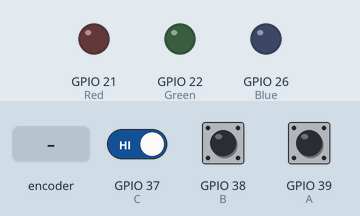
A program run on a simulated ESP32 board running MicroPython. Parts: output pins drawn as LEDs (lit = HIGH). Dashed ring = blinking. The inputs (shaded band) are chosen by the test bench; at power-on: GPIO 37 (C) HIGH, GPIO 38 (B) HIGH, GPIO 39 (A) HIGH.

Above: at 1.2 s.
1.3 s: rotary encoder on GPIO 39 (A) / GPIO 38 (B) turned 3 steps (first pin leading)
At 1.73 s:
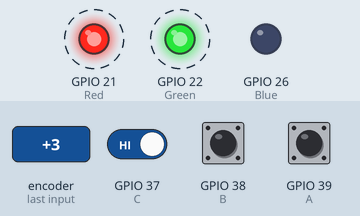
3.4 s: GPIO 37 (C) driven LOW
At 3.9 s:
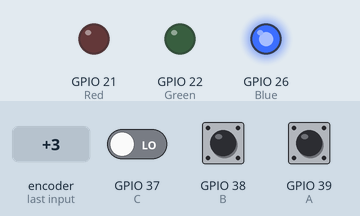
4.9 s: rotary encoder on GPIO 39 (A) / GPIO 38 (B) turned 1 step (first pin leading)
At 5.4 s:
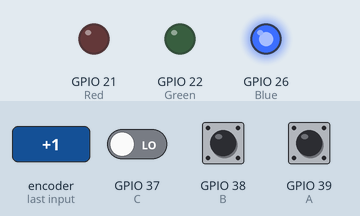
6.6 s: rotary encoder on GPIO 39 (A) / GPIO 38 (B) turned 3 steps (first pin leading)
At 7.03 s:
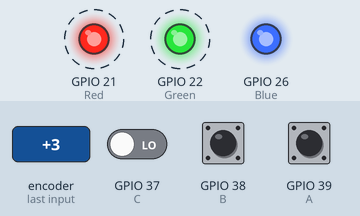
8.7 s: rotary encoder on GPIO 39 (A) / GPIO 38 (B) turned 2 steps (second pin leading)
At 9.5 s:
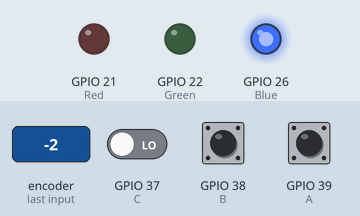
10.6 s: GPIO 37 (C) driven HIGH
At 11.8 s:
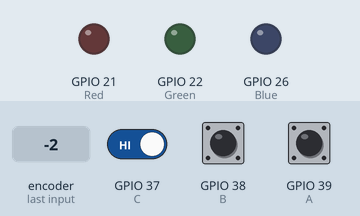
Timing chart, 0 to 13.1 s (numbered marks = the images above; inputs shaded):
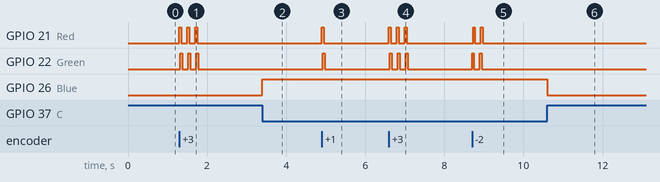

The program:

leds.py
```python
from machine import Pin

# Set the three GPIOs connected to the LEDs to output mode
Red = Pin(21, Pin.OUT)
Green = Pin(22, Pin.OUT)
Blue = Pin(26, Pin.OUT)

# Set the three GPIOs connected to the M5Stack buttons to input mode
A = Pin(39, Pin.IN)
B = Pin(38, Pin.IN)
C = Pin(37, Pin.IN)

while True:
    if A() == 0: # if button A is pressed, turn the Red LED on
        Red(1)
    else:
        Red(0)
    if B() == 0: # if button B is pressed, turn the Green LED on
        Green(1)
    else:
        Green(0)
    if C() == 0: # if button C is pressed, turn the Blue LED on
        Blue(1)
    else:
        Blue(0)
```

Measured:
- after the input at 1.3 s, GPIO 21 (Red), GPIO 22 (Green): alternates HIGH for 0.05 s and LOW for 0.15 s, 6 changes in all, then stays LOW, starting at once
- after the input at 3.4 s, GPIO 26 (Blue): LOW → HIGH at once
- after the input at 4.9 s, GPIO 21 (Red), GPIO 22 (Green): LOW → HIGH at once, → LOW 0.05 s later
- after the input at 6.6 s, GPIO 21 (Red), GPIO 22 (Green): alternates HIGH for 0.05 s and LOW for 0.15 s, 6 changes in all, then stays LOW, starting at once
- after the input at 8.7 s, GPIO 21 (Red), GPIO 22 (Green): alternates HIGH for 0.05 s and LOW for 0.15 s, 4 changes in all, then stays LOW, starting at once
- after the input at 10.6 s, GPIO 26 (Blue): HIGH → LOW at once
